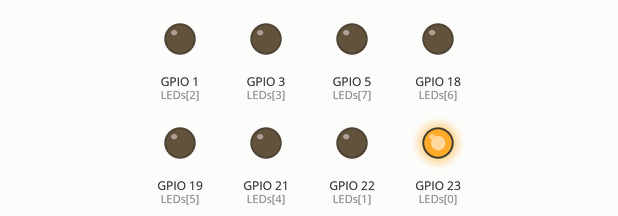
The sketch below on a simulated ESP32. On the bench: output pins drawn as LEDs (lit = HIGH).

Above: at 0.05 s.
At 0.45 s:
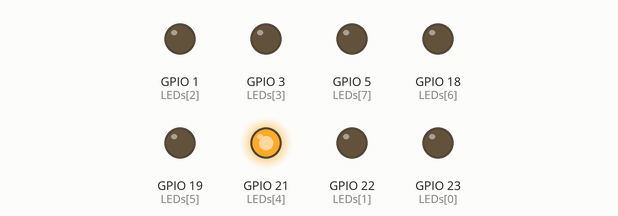
At 0.75 s:
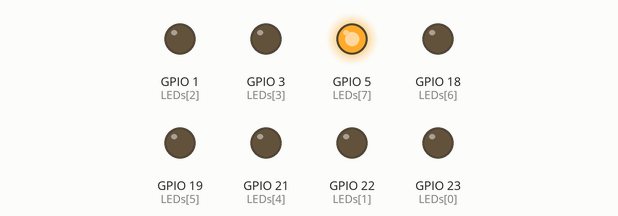
At 1.55 s:
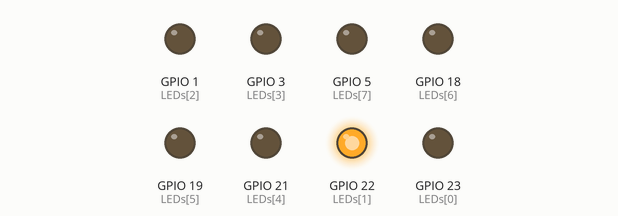
At 2.35 s:
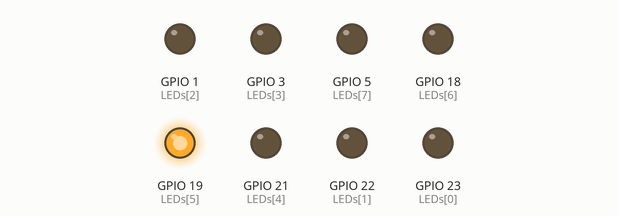
At 3.15 s:
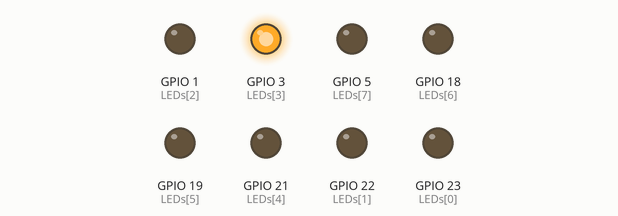
Timing chart, 0 to 3.5 s (numbered marks = the images above):
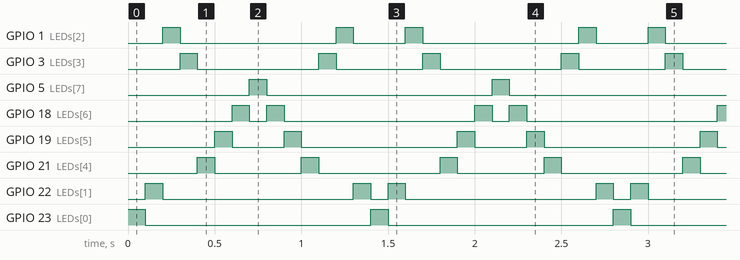

The sketch:

KnightRider.ino
```cpp
/****************************************************************
 *                      KNIGHT RIDER LEDs
 *                      =================
 *
 * In this program 8 LEDs are connected to port pins GPIO23,
 * GPIO22, GPIO1, GPIO3, GPIO21, GPIO19, GPIO18, and GPIO5
 * of the ESP32 Devkitc. The program simulates the lights of
 * the Knight Rider car as in the TV action movie Knight Rider.
 *
 *
 * Program: KnightRider
 * Date   : July, 2017
 **************************************************************/
int LEDs[] = {23, 22, 1, 3, 21, 19, 18, 5};
unsigned char Count = 0;
unsigned char del = 100;

//
// Set GPIO pins 23,22,1,3,21,19,18,5 as outputs
//
void setup()
{
    unsigned char i;
    for(i=0; i < 8; i++)
    {
        pinMode(LEDs[i], OUTPUT);
    }
}


//
// Turn the LEDs ON/OFF to simulate the Knight Rider car
//
void loop()
{
    for(int k = 0; k < 8; k++)
    {
      digitalWrite(LEDs[k], HIGH);
      delay(del);
      digitalWrite(LEDs[k], LOW);
    }

    for(int k = 6; k > 0; k--)
    {
      digitalWrite(LEDs[k], HIGH);
      delay(del);
      digitalWrite(LEDs[k], LOW);
    }
}
```

Measured:
- by itself, GPIO 1 (LEDs[2]): repeats every 1.4 s: LOW 0.90 s, HIGH 0.10 s, LOW 0.30 s, HIGH 0.10 s
- by itself, GPIO 3 (LEDs[3]): repeats every 1.4 s: LOW 0.70 s, HIGH 0.10 s, LOW 0.50 s, HIGH 0.10 s
- by itself, GPIO 5 (LEDs[7]), GPIO 23 (LEDs[0]): alternates HIGH for 0.10 s and LOW for 1.3 s
- by itself, GPIO 18 (LEDs[6]): repeats every 1.4 s: LOW 0.10 s, HIGH 0.10 s, LOW 1.1 s, HIGH 0.10 s
- by itself, GPIO 19 (LEDs[5]): repeats every 1.4 s: LOW 0.30 s, HIGH 0.10 s, LOW 0.90 s, HIGH 0.10 s
- by itself, GPIO 21 (LEDs[4]): repeats every 1.4 s: LOW 0.50 s, HIGH 0.10 s, LOW 0.70 s, HIGH 0.10 s
- by itself, GPIO 22 (LEDs[1]): repeats every 1.4 s: LOW 1.1 s, HIGH 0.10 s, LOW 0.10 s, HIGH 0.10 s
